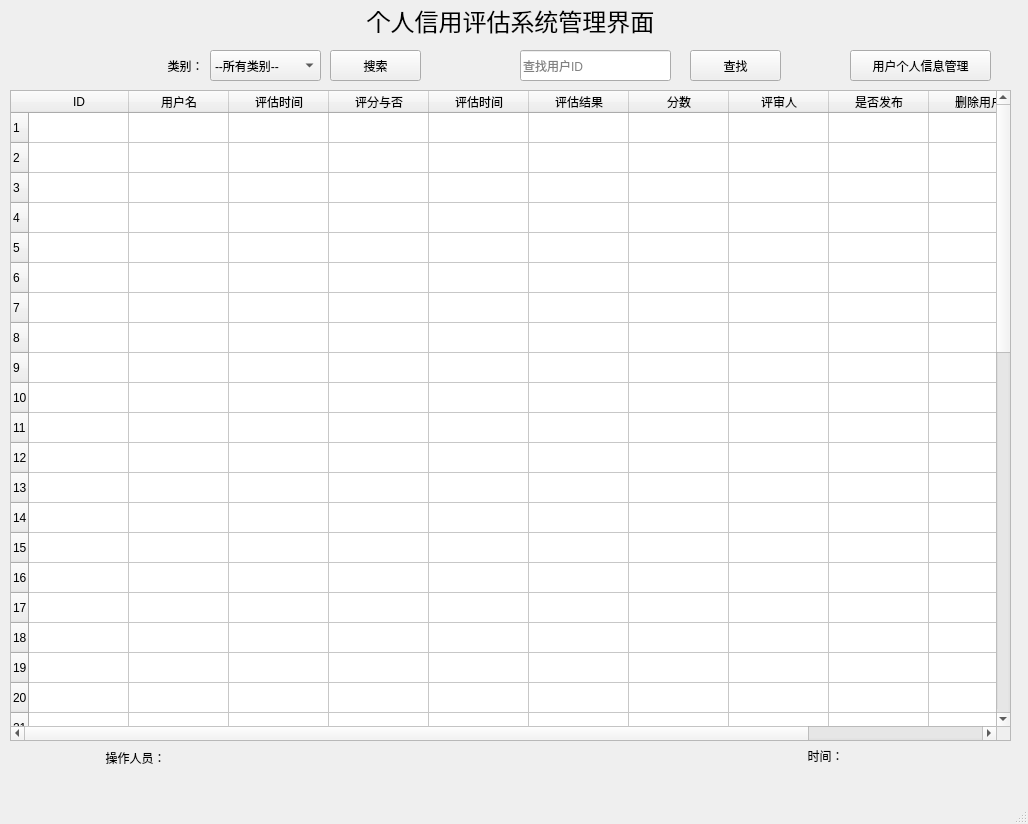
<?xml version="1.0" encoding="UTF-8"?>
<ui version="4.0">
 <class>MainWindow</class>
 <widget class="QMainWindow" name="MainWindow">
  <property name="geometry">
   <rect>
    <x>0</x>
    <y>0</y>
    <width>1028</width>
    <height>824</height>
   </rect>
  </property>
  <property name="windowTitle">
   <string>个人信用评估</string>
  </property>
  <widget class="QWidget" name="centralwidget">
   <widget class="QLabel" name="label">
    <property name="geometry">
     <rect>
      <x>0</x>
      <y>0</y>
      <width>1021</width>
      <height>41</height>
     </rect>
    </property>
    <property name="font">
     <font>
      <family>宋体</family>
      <pointsize>18</pointsize>
     </font>
    </property>
    <property name="text">
     <string>个人信用评估系统管理界面</string>
    </property>
    <property name="alignment">
     <set>Qt::AlignCenter</set>
    </property>
   </widget>
   <widget class="QLabel" name="label_2">
    <property name="geometry">
     <rect>
      <x>150</x>
      <y>50</y>
      <width>71</width>
      <height>31</height>
     </rect>
    </property>
    <property name="text">
     <string>类别：</string>
    </property>
    <property name="alignment">
     <set>Qt::AlignCenter</set>
    </property>
   </widget>
   <widget class="QComboBox" name="comboBox">
    <property name="geometry">
     <rect>
      <x>210</x>
      <y>50</y>
      <width>111</width>
      <height>31</height>
     </rect>
    </property>
    <item>
     <property name="text">
      <string>--所有类别--</string>
     </property>
    </item>
    <item>
     <property name="text">
      <string>--未评分--</string>
     </property>
    </item>
    <item>
     <property name="text">
      <string>--已评分--</string>
     </property>
    </item>
    <item>
     <property name="text">
      <string>--已通过--</string>
     </property>
    </item>
    <item>
     <property name="text">
      <string>--未通过--</string>
     </property>
    </item>
   </widget>
   <widget class="QPushButton" name="pushButton">
    <property name="geometry">
     <rect>
      <x>330</x>
      <y>50</y>
      <width>91</width>
      <height>31</height>
     </rect>
    </property>
    <property name="text">
     <string>搜索</string>
    </property>
   </widget>
   <widget class="QLineEdit" name="lineEdit">
    <property name="geometry">
     <rect>
      <x>520</x>
      <y>50</y>
      <width>151</width>
      <height>31</height>
     </rect>
    </property>
    <property name="placeholderText">
     <string>查找用户ID</string>
    </property>
   </widget>
   <widget class="QPushButton" name="pushButton_2">
    <property name="geometry">
     <rect>
      <x>690</x>
      <y>50</y>
      <width>91</width>
      <height>31</height>
     </rect>
    </property>
    <property name="text">
     <string>查找</string>
    </property>
   </widget>
   <widget class="QTableWidget" name="tableWidget">
    <property name="geometry">
     <rect>
      <x>10</x>
      <y>90</y>
      <width>1001</width>
      <height>651</height>
     </rect>
    </property>
    <row>
     <property name="text">
      <string>1</string>
     </property>
    </row>
    <row>
     <property name="text">
      <string>2</string>
     </property>
    </row>
    <row>
     <property name="text">
      <string>3</string>
     </property>
    </row>
    <row>
     <property name="text">
      <string>4</string>
     </property>
    </row>
    <row>
     <property name="text">
      <string>5</string>
     </property>
    </row>
    <row>
     <property name="text">
      <string>6</string>
     </property>
    </row>
    <row>
     <property name="text">
      <string>7</string>
     </property>
    </row>
    <row>
     <property name="text">
      <string>8</string>
     </property>
    </row>
    <row>
     <property name="text">
      <string>9</string>
     </property>
    </row>
    <row>
     <property name="text">
      <string>10</string>
     </property>
    </row>
    <row>
     <property name="text">
      <string>11</string>
     </property>
    </row>
    <row>
     <property name="text">
      <string>12</string>
     </property>
    </row>
    <row>
     <property name="text">
      <string>13</string>
     </property>
    </row>
    <row>
     <property name="text">
      <string>14</string>
     </property>
    </row>
    <row>
     <property name="text">
      <string>15</string>
     </property>
    </row>
    <row>
     <property name="text">
      <string>16</string>
     </property>
    </row>
    <row>
     <property name="text">
      <string>17</string>
     </property>
    </row>
    <row>
     <property name="text">
      <string>18</string>
     </property>
    </row>
    <row>
     <property name="text">
      <string>19</string>
     </property>
    </row>
    <row>
     <property name="text">
      <string>20</string>
     </property>
    </row>
    <row>
     <property name="text">
      <string>21</string>
     </property>
    </row>
    <row>
     <property name="text">
      <string>22</string>
     </property>
    </row>
    <row>
     <property name="text">
      <string>23</string>
     </property>
    </row>
    <row>
     <property name="text">
      <string>24</string>
     </property>
    </row>
    <row>
     <property name="text">
      <string>25</string>
     </property>
    </row>
    <row>
     <property name="text">
      <string>26</string>
     </property>
    </row>
    <row>
     <property name="text">
      <string>27</string>
     </property>
    </row>
    <row>
     <property name="text">
      <string>28</string>
     </property>
    </row>
    <row>
     <property name="text">
      <string>29</string>
     </property>
    </row>
    <row>
     <property name="text">
      <string>30</string>
     </property>
    </row>
    <row>
     <property name="text">
      <string>31</string>
     </property>
    </row>
    <row>
     <property name="text">
      <string>32</string>
     </property>
    </row>
    <row>
     <property name="text">
      <string>33</string>
     </property>
    </row>
    <row>
     <property name="text">
      <string>34</string>
     </property>
    </row>
    <row>
     <property name="text">
      <string>35</string>
     </property>
    </row>
    <row>
     <property name="text">
      <string>36</string>
     </property>
    </row>
    <row>
     <property name="text">
      <string>37</string>
     </property>
    </row>
    <row>
     <property name="text">
      <string>38</string>
     </property>
    </row>
    <row>
     <property name="text">
      <string>39</string>
     </property>
    </row>
    <row>
     <property name="text">
      <string>40</string>
     </property>
    </row>
    <row>
     <property name="text">
      <string>41</string>
     </property>
    </row>
    <row>
     <property name="text">
      <string>42</string>
     </property>
    </row>
    <row>
     <property name="text">
      <string>43</string>
     </property>
    </row>
    <row>
     <property name="text">
      <string>44</string>
     </property>
    </row>
    <row>
     <property name="text">
      <string>45</string>
     </property>
    </row>
    <row>
     <property name="text">
      <string>46</string>
     </property>
    </row>
    <row>
     <property name="text">
      <string>47</string>
     </property>
    </row>
    <row>
     <property name="text">
      <string>48</string>
     </property>
    </row>
    <row>
     <property name="text">
      <string>50</string>
     </property>
    </row>
    <column>
     <property name="text">
      <string>ID</string>
     </property>
    </column>
    <column>
     <property name="text">
      <string>用户名</string>
     </property>
    </column>
    <column>
     <property name="text">
      <string>评估时间</string>
     </property>
    </column>
    <column>
     <property name="text">
      <string>评分与否</string>
     </property>
    </column>
    <column>
     <property name="text">
      <string>评估时间</string>
     </property>
    </column>
    <column>
     <property name="text">
      <string>评估结果</string>
     </property>
    </column>
    <column>
     <property name="text">
      <string>分数</string>
     </property>
    </column>
    <column>
     <property name="text">
      <string>评审人</string>
     </property>
    </column>
    <column>
     <property name="text">
      <string>是否发布</string>
     </property>
    </column>
    <column>
     <property name="text">
      <string>删除用户</string>
     </property>
    </column>
    <column>
     <property name="text">
      <string>更新操作</string>
     </property>
    </column>
    <item row="0" column="0">
     <property name="text">
      <string/>
     </property>
    </item>
   </widget>
   <widget class="QLabel" name="label_3">
    <property name="geometry">
     <rect>
      <x>30</x>
      <y>750</y>
      <width>211</width>
      <height>16</height>
     </rect>
    </property>
    <property name="text">
     <string>操作人员：</string>
    </property>
    <property name="alignment">
     <set>Qt::AlignCenter</set>
    </property>
   </widget>
   <widget class="QLabel" name="label_4">
    <property name="geometry">
     <rect>
      <x>680</x>
      <y>740</y>
      <width>291</width>
      <height>31</height>
     </rect>
    </property>
    <property name="text">
     <string>时间：</string>
    </property>
    <property name="alignment">
     <set>Qt::AlignCenter</set>
    </property>
   </widget>
   <widget class="QPushButton" name="pushButton_3">
    <property name="geometry">
     <rect>
      <x>850</x>
      <y>50</y>
      <width>141</width>
      <height>31</height>
     </rect>
    </property>
    <property name="text">
     <string>用户个人信息管理</string>
    </property>
   </widget>
  </widget>
  <widget class="QMenuBar" name="menubar">
   <property name="geometry">
    <rect>
     <x>0</x>
     <y>0</y>
     <width>1028</width>
     <height>23</height>
    </rect>
   </property>
  </widget>
  <widget class="QStatusBar" name="statusbar"/>
 </widget>
 <resources/>
 <connections/>
</ui>
